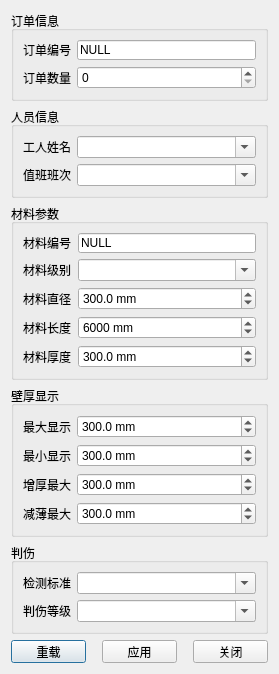
<?xml version="1.0" encoding="UTF-8"?>
<ui version="4.0">
 <class>PipeParameter</class>
 <widget class="QDialog" name="PipeParameter">
  <property name="geometry">
   <rect>
    <x>0</x>
    <y>0</y>
    <width>279</width>
    <height>599</height>
   </rect>
  </property>
  <property name="sizePolicy">
   <sizepolicy hsizetype="Preferred" vsizetype="Preferred">
    <horstretch>0</horstretch>
    <verstretch>0</verstretch>
   </sizepolicy>
  </property>
  <property name="minimumSize">
   <size>
    <width>0</width>
    <height>0</height>
   </size>
  </property>
  <property name="maximumSize">
   <size>
    <width>16777215</width>
    <height>16777215</height>
   </size>
  </property>
  <property name="windowTitle">
   <string>Dialog</string>
  </property>
  <layout class="QGridLayout" name="gridLayout_7">
   <item row="1" column="0">
    <widget class="QGroupBox" name="groupBox_4">
     <property name="sizePolicy">
      <sizepolicy hsizetype="Expanding" vsizetype="Expanding">
       <horstretch>0</horstretch>
       <verstretch>0</verstretch>
      </sizepolicy>
     </property>
     <property name="minimumSize">
      <size>
       <width>0</width>
       <height>0</height>
      </size>
     </property>
     <property name="maximumSize">
      <size>
       <width>16777215</width>
       <height>16777215</height>
      </size>
     </property>
     <property name="styleSheet">
      <string notr="true"/>
     </property>
     <property name="title">
      <string>人员信息</string>
     </property>
     <layout class="QFormLayout" name="formLayout_6">
      <item row="0" column="0">
       <widget class="QLabel" name="label_39">
        <property name="text">
         <string>工人姓名</string>
        </property>
       </widget>
      </item>
      <item row="1" column="0">
       <widget class="QLabel" name="label_40">
        <property name="text">
         <string>值班班次</string>
        </property>
       </widget>
      </item>
      <item row="1" column="1">
       <widget class="QComboBox" name="classes">
        <property name="editable">
         <bool>true</bool>
        </property>
       </widget>
      </item>
      <item row="0" column="1">
       <widget class="QComboBox" name="name">
        <property name="editable">
         <bool>true</bool>
        </property>
       </widget>
      </item>
     </layout>
    </widget>
   </item>
   <item row="2" column="0">
    <widget class="QGroupBox" name="groupBox">
     <property name="sizePolicy">
      <sizepolicy hsizetype="Expanding" vsizetype="Expanding">
       <horstretch>0</horstretch>
       <verstretch>0</verstretch>
      </sizepolicy>
     </property>
     <property name="minimumSize">
      <size>
       <width>0</width>
       <height>0</height>
      </size>
     </property>
     <property name="maximumSize">
      <size>
       <width>16777215</width>
       <height>16777215</height>
      </size>
     </property>
     <property name="styleSheet">
      <string notr="true"/>
     </property>
     <property name="title">
      <string>材料参数</string>
     </property>
     <layout class="QFormLayout" name="formLayout_5">
      <item row="0" column="0">
       <widget class="QLabel" name="label">
        <property name="text">
         <string>材料编号</string>
        </property>
       </widget>
      </item>
      <item row="0" column="1">
       <widget class="QLineEdit" name="materialNumber">
        <property name="sizePolicy">
         <sizepolicy hsizetype="Expanding" vsizetype="Fixed">
          <horstretch>0</horstretch>
          <verstretch>0</verstretch>
         </sizepolicy>
        </property>
        <property name="minimumSize">
         <size>
          <width>30</width>
          <height>20</height>
         </size>
        </property>
        <property name="maximumSize">
         <size>
          <width>16777215</width>
          <height>20</height>
         </size>
        </property>
        <property name="text">
         <string>NULL</string>
        </property>
        <property name="alignment">
         <set>Qt::AlignLeading|Qt::AlignLeft|Qt::AlignVCenter</set>
        </property>
       </widget>
      </item>
      <item row="1" column="0">
       <widget class="QLabel" name="label_2">
        <property name="text">
         <string>材料级别</string>
        </property>
       </widget>
      </item>
      <item row="1" column="1">
       <widget class="QComboBox" name="materialLevel">
        <property name="editable">
         <bool>true</bool>
        </property>
       </widget>
      </item>
      <item row="2" column="0">
       <widget class="QLabel" name="label_4">
        <property name="text">
         <string>材料直径</string>
        </property>
       </widget>
      </item>
      <item row="2" column="1">
       <widget class="QDoubleSpinBox" name="materialDiameter">
        <property name="alignment">
         <set>Qt::AlignLeading|Qt::AlignLeft|Qt::AlignVCenter</set>
        </property>
        <property name="keyboardTracking">
         <bool>false</bool>
        </property>
        <property name="suffix">
         <string> mm</string>
        </property>
        <property name="decimals">
         <number>1</number>
        </property>
        <property name="maximum">
         <double>2000.000000000000000</double>
        </property>
        <property name="singleStep">
         <double>0.100000000000000</double>
        </property>
        <property name="value">
         <double>300.000000000000000</double>
        </property>
       </widget>
      </item>
      <item row="3" column="0">
       <widget class="QLabel" name="label_10">
        <property name="text">
         <string>材料长度</string>
        </property>
       </widget>
      </item>
      <item row="3" column="1">
       <widget class="QDoubleSpinBox" name="materialLength">
        <property name="alignment">
         <set>Qt::AlignLeading|Qt::AlignLeft|Qt::AlignVCenter</set>
        </property>
        <property name="keyboardTracking">
         <bool>false</bool>
        </property>
        <property name="suffix">
         <string> mm</string>
        </property>
        <property name="decimals">
         <number>0</number>
        </property>
        <property name="maximum">
         <double>20000.000000000000000</double>
        </property>
        <property name="singleStep">
         <double>1.000000000000000</double>
        </property>
        <property name="value">
         <double>6000.000000000000000</double>
        </property>
       </widget>
      </item>
      <item row="4" column="0">
       <widget class="QLabel" name="label_9">
        <property name="text">
         <string>材料厚度</string>
        </property>
       </widget>
      </item>
      <item row="4" column="1">
       <widget class="QDoubleSpinBox" name="materialThick">
        <property name="alignment">
         <set>Qt::AlignLeading|Qt::AlignLeft|Qt::AlignVCenter</set>
        </property>
        <property name="keyboardTracking">
         <bool>false</bool>
        </property>
        <property name="suffix">
         <string> mm</string>
        </property>
        <property name="decimals">
         <number>1</number>
        </property>
        <property name="maximum">
         <double>2000.000000000000000</double>
        </property>
        <property name="singleStep">
         <double>0.100000000000000</double>
        </property>
        <property name="value">
         <double>300.000000000000000</double>
        </property>
       </widget>
      </item>
     </layout>
    </widget>
   </item>
   <item row="3" column="0">
    <widget class="QGroupBox" name="groupBox_2">
     <property name="sizePolicy">
      <sizepolicy hsizetype="Expanding" vsizetype="Expanding">
       <horstretch>0</horstretch>
       <verstretch>0</verstretch>
      </sizepolicy>
     </property>
     <property name="minimumSize">
      <size>
       <width>0</width>
       <height>0</height>
      </size>
     </property>
     <property name="maximumSize">
      <size>
       <width>16777215</width>
       <height>16777215</height>
      </size>
     </property>
     <property name="styleSheet">
      <string notr="true"/>
     </property>
     <property name="title">
      <string>壁厚显示</string>
     </property>
     <layout class="QFormLayout" name="formLayout_4">
      <item row="0" column="0">
       <widget class="QLabel" name="label_11">
        <property name="text">
         <string>最大显示</string>
        </property>
       </widget>
      </item>
      <item row="0" column="1">
       <widget class="QDoubleSpinBox" name="thickShowMax">
        <property name="alignment">
         <set>Qt::AlignLeading|Qt::AlignLeft|Qt::AlignVCenter</set>
        </property>
        <property name="keyboardTracking">
         <bool>false</bool>
        </property>
        <property name="suffix">
         <string> mm</string>
        </property>
        <property name="decimals">
         <number>1</number>
        </property>
        <property name="maximum">
         <double>2000.000000000000000</double>
        </property>
        <property name="singleStep">
         <double>0.100000000000000</double>
        </property>
        <property name="value">
         <double>300.000000000000000</double>
        </property>
       </widget>
      </item>
      <item row="1" column="0">
       <widget class="QLabel" name="label_12">
        <property name="text">
         <string>最小显示</string>
        </property>
       </widget>
      </item>
      <item row="1" column="1">
       <widget class="QDoubleSpinBox" name="thickShowMin">
        <property name="alignment">
         <set>Qt::AlignLeading|Qt::AlignLeft|Qt::AlignVCenter</set>
        </property>
        <property name="keyboardTracking">
         <bool>false</bool>
        </property>
        <property name="suffix">
         <string> mm</string>
        </property>
        <property name="decimals">
         <number>1</number>
        </property>
        <property name="maximum">
         <double>2000.000000000000000</double>
        </property>
        <property name="singleStep">
         <double>0.100000000000000</double>
        </property>
        <property name="value">
         <double>300.000000000000000</double>
        </property>
       </widget>
      </item>
      <item row="2" column="0">
       <widget class="QLabel" name="label_13">
        <property name="text">
         <string>增厚最大</string>
        </property>
       </widget>
      </item>
      <item row="2" column="1">
       <widget class="QDoubleSpinBox" name="thickMax">
        <property name="alignment">
         <set>Qt::AlignLeading|Qt::AlignLeft|Qt::AlignVCenter</set>
        </property>
        <property name="keyboardTracking">
         <bool>false</bool>
        </property>
        <property name="suffix">
         <string> mm</string>
        </property>
        <property name="decimals">
         <number>1</number>
        </property>
        <property name="maximum">
         <double>2000.000000000000000</double>
        </property>
        <property name="singleStep">
         <double>0.100000000000000</double>
        </property>
        <property name="value">
         <double>300.000000000000000</double>
        </property>
       </widget>
      </item>
      <item row="3" column="0">
       <widget class="QLabel" name="label_14">
        <property name="text">
         <string>减薄最大</string>
        </property>
       </widget>
      </item>
      <item row="3" column="1">
       <widget class="QDoubleSpinBox" name="thickMin">
        <property name="alignment">
         <set>Qt::AlignLeading|Qt::AlignLeft|Qt::AlignVCenter</set>
        </property>
        <property name="keyboardTracking">
         <bool>false</bool>
        </property>
        <property name="suffix">
         <string> mm</string>
        </property>
        <property name="decimals">
         <number>1</number>
        </property>
        <property name="maximum">
         <double>2000.000000000000000</double>
        </property>
        <property name="singleStep">
         <double>0.100000000000000</double>
        </property>
        <property name="value">
         <double>300.000000000000000</double>
        </property>
       </widget>
      </item>
     </layout>
    </widget>
   </item>
   <item row="0" column="0">
    <widget class="QGroupBox" name="groupBox_6">
     <property name="sizePolicy">
      <sizepolicy hsizetype="Expanding" vsizetype="Expanding">
       <horstretch>0</horstretch>
       <verstretch>0</verstretch>
      </sizepolicy>
     </property>
     <property name="minimumSize">
      <size>
       <width>0</width>
       <height>0</height>
      </size>
     </property>
     <property name="maximumSize">
      <size>
       <width>16777215</width>
       <height>16777215</height>
      </size>
     </property>
     <property name="styleSheet">
      <string notr="true"/>
     </property>
     <property name="title">
      <string>订单信息</string>
     </property>
     <layout class="QFormLayout" name="formLayout">
      <item row="0" column="0">
       <widget class="QLabel" name="labelOrderNumber">
        <property name="text">
         <string>订单编号</string>
        </property>
       </widget>
      </item>
      <item row="0" column="1">
       <widget class="QLineEdit" name="orderNumber">
        <property name="sizePolicy">
         <sizepolicy hsizetype="Expanding" vsizetype="Fixed">
          <horstretch>0</horstretch>
          <verstretch>0</verstretch>
         </sizepolicy>
        </property>
        <property name="minimumSize">
         <size>
          <width>30</width>
          <height>20</height>
         </size>
        </property>
        <property name="maximumSize">
         <size>
          <width>16777215</width>
          <height>20</height>
         </size>
        </property>
        <property name="text">
         <string>NULL</string>
        </property>
        <property name="alignment">
         <set>Qt::AlignLeading|Qt::AlignLeft|Qt::AlignVCenter</set>
        </property>
       </widget>
      </item>
      <item row="1" column="0">
       <widget class="QLabel" name="labelOrderCount">
        <property name="text">
         <string>订单数量</string>
        </property>
       </widget>
      </item>
      <item row="1" column="1">
       <widget class="QDoubleSpinBox" name="orderCount">
        <property name="alignment">
         <set>Qt::AlignLeading|Qt::AlignLeft|Qt::AlignVCenter</set>
        </property>
        <property name="keyboardTracking">
         <bool>false</bool>
        </property>
        <property name="suffix">
         <string/>
        </property>
        <property name="decimals">
         <number>0</number>
        </property>
        <property name="maximum">
         <double>100000000.000000000000000</double>
        </property>
        <property name="singleStep">
         <double>1.000000000000000</double>
        </property>
        <property name="value">
         <double>0.000000000000000</double>
        </property>
       </widget>
      </item>
     </layout>
    </widget>
   </item>
   <item row="4" column="0">
    <widget class="QGroupBox" name="groupBox_5">
     <property name="sizePolicy">
      <sizepolicy hsizetype="Expanding" vsizetype="Expanding">
       <horstretch>0</horstretch>
       <verstretch>0</verstretch>
      </sizepolicy>
     </property>
     <property name="minimumSize">
      <size>
       <width>0</width>
       <height>0</height>
      </size>
     </property>
     <property name="maximumSize">
      <size>
       <width>16777215</width>
       <height>16777215</height>
      </size>
     </property>
     <property name="styleSheet">
      <string notr="true"/>
     </property>
     <property name="title">
      <string>判伤</string>
     </property>
     <layout class="QFormLayout" name="formLayout_2">
      <item row="0" column="0">
       <widget class="QLabel" name="label_41">
        <property name="text">
         <string>检测标准</string>
        </property>
       </widget>
      </item>
      <item row="0" column="1">
       <widget class="QComboBox" name="comboBoxStandard">
        <property name="layoutDirection">
         <enum>Qt::LeftToRight</enum>
        </property>
        <property name="editable">
         <bool>true</bool>
        </property>
       </widget>
      </item>
      <item row="1" column="0">
       <widget class="QLabel" name="label_42">
        <property name="text">
         <string>判伤等级</string>
        </property>
       </widget>
      </item>
      <item row="1" column="1">
       <widget class="QComboBox" name="comboBoxLevel">
        <property name="layoutDirection">
         <enum>Qt::LeftToRight</enum>
        </property>
        <property name="editable">
         <bool>true</bool>
        </property>
       </widget>
      </item>
     </layout>
    </widget>
   </item>
   <item row="5" column="0">
    <layout class="QHBoxLayout" name="horizontalLayout_2">
     <item>
      <widget class="QPushButton" name="pushButtonReset">
       <property name="minimumSize">
        <size>
         <width>75</width>
         <height>23</height>
        </size>
       </property>
       <property name="maximumSize">
        <size>
         <width>75</width>
         <height>23</height>
        </size>
       </property>
       <property name="text">
        <string>重载</string>
       </property>
      </widget>
     </item>
     <item>
      <spacer name="horizontalSpacer_3">
       <property name="orientation">
        <enum>Qt::Horizontal</enum>
       </property>
       <property name="sizeType">
        <enum>QSizePolicy::Expanding</enum>
       </property>
       <property name="sizeHint" stdset="0">
        <size>
         <width>20</width>
         <height>19</height>
        </size>
       </property>
      </spacer>
     </item>
     <item>
      <widget class="QPushButton" name="pushButtonYes">
       <property name="minimumSize">
        <size>
         <width>75</width>
         <height>23</height>
        </size>
       </property>
       <property name="maximumSize">
        <size>
         <width>75</width>
         <height>23</height>
        </size>
       </property>
       <property name="text">
        <string>应用</string>
       </property>
      </widget>
     </item>
     <item>
      <spacer name="horizontalSpacer_2">
       <property name="orientation">
        <enum>Qt::Horizontal</enum>
       </property>
       <property name="sizeType">
        <enum>QSizePolicy::Expanding</enum>
       </property>
       <property name="sizeHint" stdset="0">
        <size>
         <width>20</width>
         <height>19</height>
        </size>
       </property>
      </spacer>
     </item>
     <item>
      <widget class="QPushButton" name="pushButtonClose">
       <property name="minimumSize">
        <size>
         <width>75</width>
         <height>23</height>
        </size>
       </property>
       <property name="maximumSize">
        <size>
         <width>75</width>
         <height>23</height>
        </size>
       </property>
       <property name="text">
        <string>关闭</string>
       </property>
      </widget>
     </item>
    </layout>
   </item>
  </layout>
 </widget>
 <resources/>
 <connections/>
</ui>
